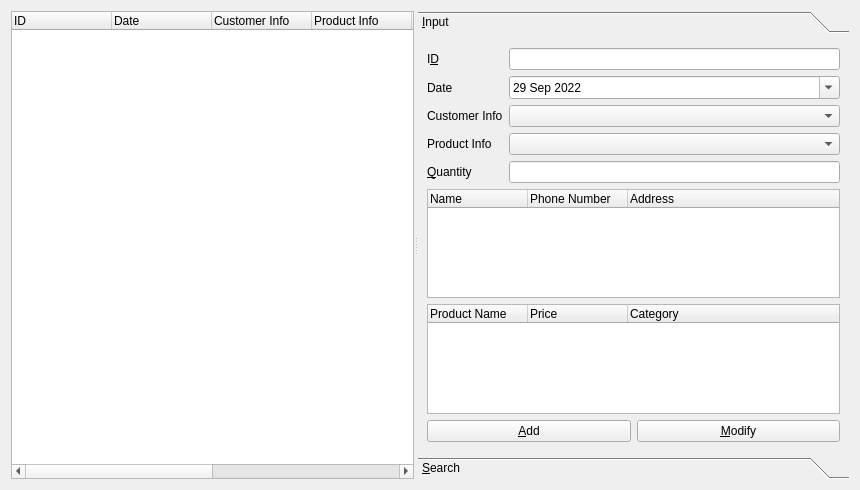
<?xml version="1.0" encoding="UTF-8"?>
<ui version="4.0">
 <class>ShoplistManagerForm</class>
 <widget class="QWidget" name="ShoplistManagerForm">
  <property name="geometry">
   <rect>
    <x>0</x>
    <y>0</y>
    <width>860</width>
    <height>490</height>
   </rect>
  </property>
  <property name="windowTitle">
   <string>Client Info</string>
  </property>
  <layout class="QVBoxLayout" name="verticalLayout_2">
   <item>
    <widget class="QSplitter" name="splitter">
     <property name="orientation">
      <enum>Qt::Horizontal</enum>
     </property>
     <widget class="QWidget" name="layoutWidget">
      <layout class="QVBoxLayout" name="listVerticalLayout">
       <item>
        <widget class="QTreeWidget" name="treeWidget">
         <property name="rootIsDecorated">
          <bool>false</bool>
         </property>
         <column>
          <property name="text">
           <string>ID</string>
          </property>
         </column>
         <column>
          <property name="text">
           <string>Date</string>
          </property>
         </column>
         <column>
          <property name="text">
           <string>Customer Info</string>
          </property>
         </column>
         <column>
          <property name="text">
           <string>Product Info</string>
          </property>
         </column>
         <column>
          <property name="text">
           <string>Quantity</string>
          </property>
         </column>
         <column>
          <property name="text">
           <string>Address</string>
          </property>
         </column>
         <column>
          <property name="text">
           <string>Price</string>
          </property>
         </column>
         <column>
          <property name="text">
           <string>Total Price</string>
          </property>
         </column>
        </widget>
       </item>
      </layout>
     </widget>
     <widget class="QToolBox" name="toolBox">
      <property name="currentIndex">
       <number>0</number>
      </property>
      <widget class="QWidget" name="inputPage">
       <property name="geometry">
        <rect>
         <x>0</x>
         <y>0</y>
         <width>431</width>
         <height>430</height>
        </rect>
       </property>
       <attribute name="label">
        <string>&amp;Input</string>
       </attribute>
       <layout class="QGridLayout" name="gridLayout">
        <item row="0" column="0" colspan="2">
         <layout class="QFormLayout" name="clientFormLayout">
          <item row="0" column="0">
           <widget class="QLabel" name="idLabel">
            <property name="text">
             <string>I&amp;D</string>
            </property>
            <property name="buddy">
             <cstring>idLineEdit</cstring>
            </property>
           </widget>
          </item>
          <item row="0" column="1">
           <widget class="QLineEdit" name="idLineEdit">
            <property name="readOnly">
             <bool>true</bool>
            </property>
           </widget>
          </item>
          <item row="1" column="0">
           <widget class="QLabel" name="DateLabel">
            <property name="text">
             <string>Date</string>
            </property>
           </widget>
          </item>
          <item row="1" column="1">
           <widget class="QDateEdit" name="dateEdit">
            <property name="dateTime">
             <datetime>
              <hour>18</hour>
              <minute>0</minute>
              <second>0</second>
              <year>2022</year>
              <month>9</month>
              <day>29</day>
             </datetime>
            </property>
            <property name="calendarPopup">
             <bool>true</bool>
            </property>
           </widget>
          </item>
          <item row="2" column="0">
           <widget class="QLabel" name="CustomerInfoLabel">
            <property name="text">
             <string>Customer Info</string>
            </property>
           </widget>
          </item>
          <item row="2" column="1">
           <widget class="QComboBox" name="CustomerInfocomboBox">
            <property name="editable">
             <bool>false</bool>
            </property>
            <property name="currentText">
             <string/>
            </property>
            <property name="currentIndex">
             <number>-1</number>
            </property>
           </widget>
          </item>
          <item row="3" column="0">
           <widget class="QLabel" name="ProductInfoLabel">
            <property name="text">
             <string>Product Info</string>
            </property>
           </widget>
          </item>
          <item row="4" column="0">
           <widget class="QLabel" name="Quantitylabel">
            <property name="text">
             <string>&amp;Quantity</string>
            </property>
            <property name="buddy">
             <cstring>QuantityLineEdit</cstring>
            </property>
           </widget>
          </item>
          <item row="4" column="1">
           <widget class="QLineEdit" name="QuantityLineEdit"/>
          </item>
          <item row="3" column="1">
           <widget class="QComboBox" name="ProductInfocomboBox">
            <property name="currentIndex">
             <number>-1</number>
            </property>
           </widget>
          </item>
         </layout>
        </item>
        <item row="1" column="0" colspan="2">
         <widget class="QTreeWidget" name="CustomerInfotreeWidget">
          <property name="enabled">
           <bool>true</bool>
          </property>
          <property name="rootIsDecorated">
           <bool>false</bool>
          </property>
          <column>
           <property name="text">
            <string>Name</string>
           </property>
          </column>
          <column>
           <property name="text">
            <string>Phone Number</string>
           </property>
          </column>
          <column>
           <property name="text">
            <string>Address</string>
           </property>
          </column>
         </widget>
        </item>
        <item row="2" column="0" colspan="2">
         <widget class="QTreeWidget" name="ProductInfotreeWidget">
          <property name="focusPolicy">
           <enum>Qt::StrongFocus</enum>
          </property>
          <property name="rootIsDecorated">
           <bool>false</bool>
          </property>
          <attribute name="headerVisible">
           <bool>true</bool>
          </attribute>
          <attribute name="headerStretchLastSection">
           <bool>true</bool>
          </attribute>
          <column>
           <property name="text">
            <string>Product Name</string>
           </property>
          </column>
          <column>
           <property name="text">
            <string>Price</string>
           </property>
          </column>
          <column>
           <property name="text">
            <string>Category</string>
           </property>
          </column>
         </widget>
        </item>
        <item row="3" column="0">
         <widget class="QPushButton" name="addPushButton">
          <property name="text">
           <string>&amp;Add</string>
          </property>
         </widget>
        </item>
        <item row="3" column="1">
         <widget class="QPushButton" name="modifyPushButton">
          <property name="text">
           <string>&amp;Modify</string>
          </property>
         </widget>
        </item>
       </layout>
      </widget>
      <widget class="QWidget" name="searchPage">
       <property name="geometry">
        <rect>
         <x>0</x>
         <y>0</y>
         <width>431</width>
         <height>430</height>
        </rect>
       </property>
       <attribute name="label">
        <string>&amp;Search</string>
       </attribute>
       <layout class="QVBoxLayout" name="verticalLayout_3">
        <item>
         <widget class="QTreeWidget" name="searchTreeWidget">
          <property name="rootIsDecorated">
           <bool>false</bool>
          </property>
          <column>
           <property name="text">
            <string>ID</string>
           </property>
          </column>
          <column>
           <property name="text">
            <string>Date</string>
           </property>
          </column>
          <column>
           <property name="text">
            <string>Customer Info</string>
           </property>
          </column>
          <column>
           <property name="text">
            <string>Product Info</string>
           </property>
          </column>
          <column>
           <property name="text">
            <string>Quantity</string>
           </property>
          </column>
         </widget>
        </item>
        <item>
         <layout class="QHBoxLayout" name="horizontalLayout">
          <item>
           <widget class="QComboBox" name="searchComboBox">
            <item>
             <property name="text">
              <string>ID</string>
             </property>
            </item>
            <item>
             <property name="text">
              <string>Date</string>
             </property>
            </item>
            <item>
             <property name="text">
              <string>Customer Info</string>
             </property>
            </item>
            <item>
             <property name="text">
              <string>Product Info</string>
             </property>
            </item>
            <item>
             <property name="text">
              <string>Quantity</string>
             </property>
            </item>
           </widget>
          </item>
          <item>
           <widget class="QLineEdit" name="searchLineEdit"/>
          </item>
         </layout>
        </item>
        <item>
         <widget class="QPushButton" name="searchPushButton">
          <property name="text">
           <string>S&amp;earch</string>
          </property>
         </widget>
        </item>
       </layout>
      </widget>
     </widget>
    </widget>
   </item>
  </layout>
 </widget>
 <resources/>
 <connections/>
</ui>
